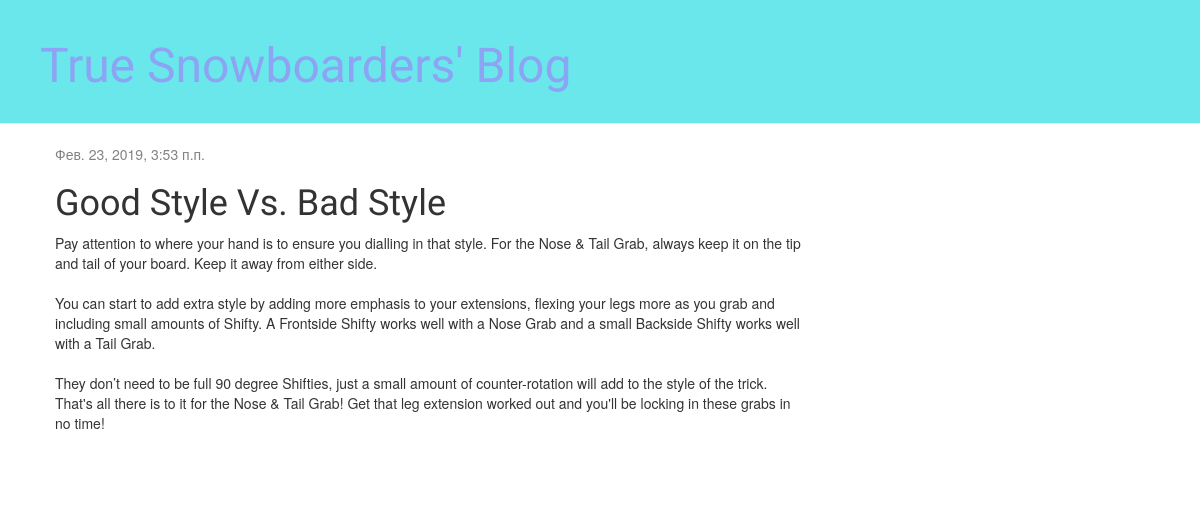
/post/5/, run on the app's committed database.
### blog/models.py (models this page shows, shortened)
class Post(models.Model):
    author = models.ForeignKey(settings.AUTH_USER_MODEL, on_delete=models.CASCADE)
    title = models.CharField(max_length=200)
    text = models.TextField()
    created_date = models.DateTimeField(default=timezone.now)
    published_date = models.DateTimeField(blank=True, null=True)
    image = models.TextField()

### blog/views.py (the view)
# urls.py: path('post/<int:pk>/', views.post_detail, name='post_detail'),
def post_detail(request, pk):
    post = get_object_or_404(Post, pk=pk)
    return render(request, 'blog/post_detail.html', {'post': post})

### blog/templates/blog/post_detail.html (shortened to what this page needs)
{% extends 'blog/base.html' %}
{% block content %}
    <div class="post">
        {% if post.published_date %}
            <div class="date">
                {{ post.published_date }}
            </div>
        {% endif %}
        <h1>{{ post.title }}</h1>
        <p>{{ post.text|linebreaksbr }}</p>
    </div>
{% endblock %}

### blog/static/css/blog.css (style rules this page uses)
h1, h2, h3, h4 { font-family: 'Lobster', cursive; }
.date { color: #828282; }
.post { margin-bottom: 70px; }

### data on the page
Post: published_date "Фев. 23, 2019, 3:53 п.п.", title "Good Style Vs. Bad Style", text "Pay attention to where your hand is to ensure you dialling in that style. For the Nose & Tail Grab, always keep it on the tip and tail of your board. Keep it away from either side. You can start to add extra style by adding more emphasis to your extensions, flexing your legs more as you grab and including small amounts of Shifty. A Frontside Shifty works well with a Nose Grab and a small Backside Shifty works well with a Tail Grab. They don’t need to be full 90 degree Shifties, just a small amount of counter-rotation will add to the style of the trick. That's all there is to it for the Nose & Tail Grab! Get that leg extension worked out and you'll be locking in these grabs in no time!"
